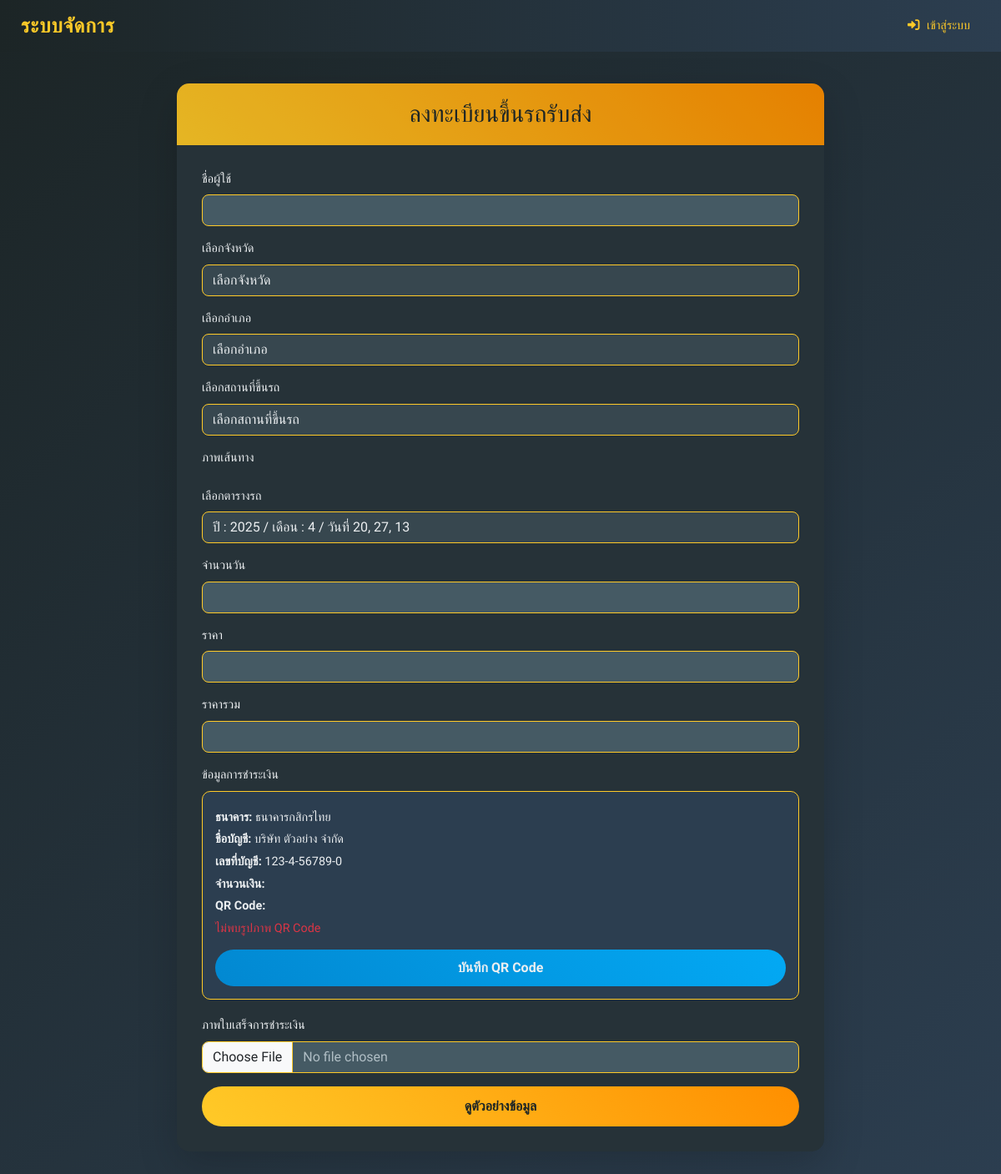
The app's page /Student/Booking/enrollment.php, older data.
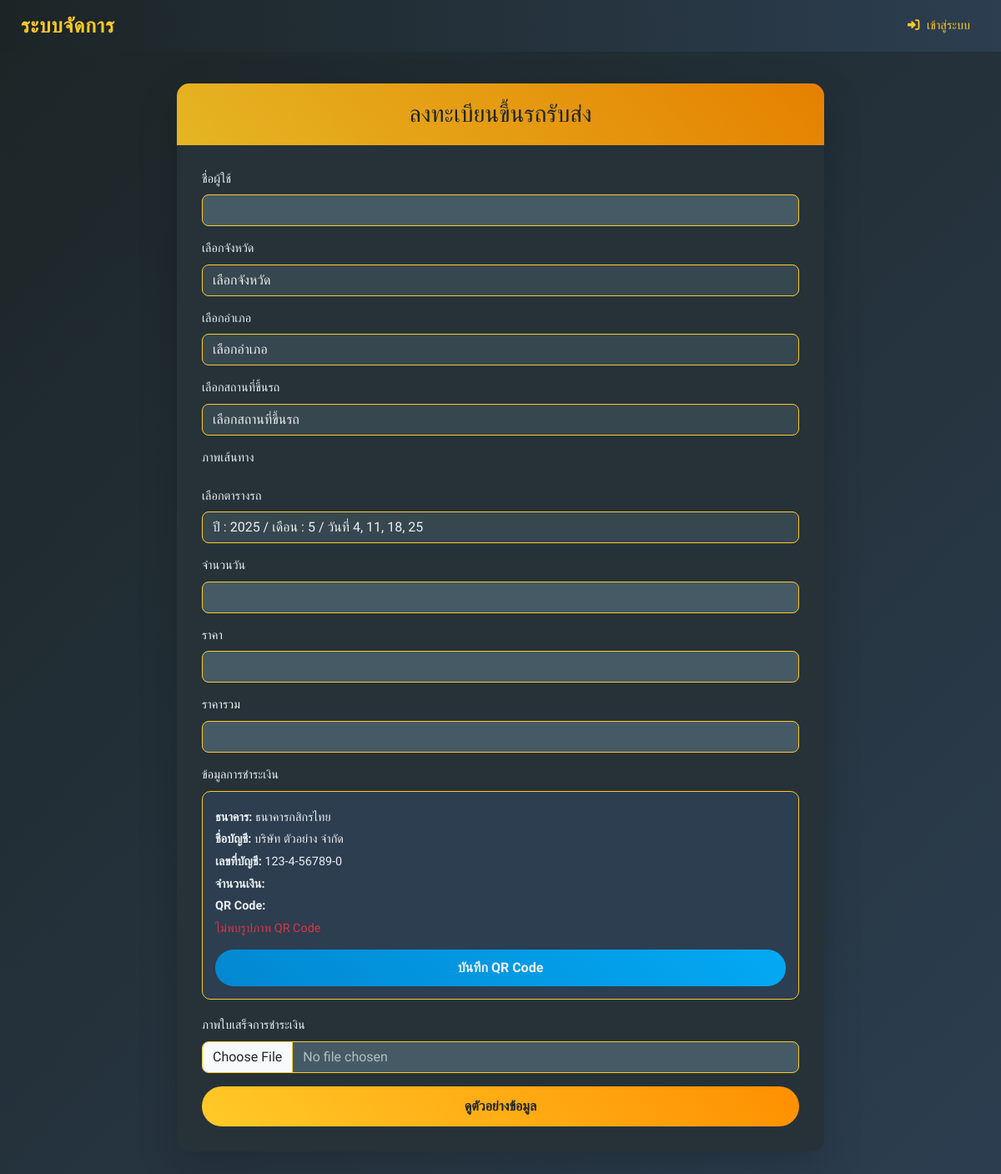
The same page, newer data.
### tables this page shows
CREATE TABLE `payment_info` (
  `id` int(11) NOT NULL,
  `bank_name` varchar(255) NOT NULL,
  `account_name` varchar(255) NOT NULL,
  `account_number` varchar(50) NOT NULL,
  `qr_code_path` varchar(255) NOT NULL,
  `created_at` timestamp NOT NULL DEFAULT current_timestamp(),
  `updated_at` timestamp NOT NULL DEFAULT current_timestamp() ON UPDATE current_timestamp()
);

### Student/Booking/condb.php (called while the page is built, shortened)
<?php
$servername = "localhost";
$username   = "root";
$password   = "";
$dbname     = "transport_management_system";
try {
    $conn = new PDO("mysql:host=$servername;dbname=$dbname", $username, $password);
    $conn->setAttribute(PDO::ATTR_ERRMODE, PDO::ERRMODE_EXCEPTION);
} catch (PDOException $e) {
    die("Connection failed: " . $e->getMessage());
}
$query_schedule  = "SELECT * FROM transport_schedule";
$result_schedule = $conn->query($query_schedule);

### Student/Booking/enrollment.php (the view, shortened to what the changed rows need)
<?php
require_once 'condb.php';
include_once 'navbar.php';
$stmt = $conn->prepare("SELECT * FROM payment_info WHERE id = 1");
$stmt->execute();
$payment_info = $stmt->fetch(PDO::FETCH_ASSOC);
if (!$payment_info) {
    $payment_info = [
        'bank_name' => 'ธนาคารกสิกรไทย',
        'account_name' => 'บริษัท ตัวอย่าง จำกัด',
        'account_number' => '123-4-56789-0',
        'qr_code_path' => 'imgQR/default-qr-code.png'
    ];
}
$qr_code_path = $payment_info['qr_code_path'];
$base_path = realpath(__DIR__ . '/../../admin');
$qr_code_full_path = $base_path . DIRECTORY_SEPARATOR . ltrim($qr_code_path, './');
$default_qr_path = $base_path . DIRECTORY_SEPARATOR . 'imgQR' . DIRECTORY_SEPARATOR . 'default-qr-code.png';
if (file_exists($qr_code_full_path)) {
    $encoded_path = implode('/', array_map('rawurlencode', explode('/', $qr_code_path)));
    $qr_code_display_path = '/project-tms/Transport_management_system/admin/' . $encoded_path;
} else {
    if (file_exists($default_qr_path)) {
        $qr_code_display_path = '/project-tms/Transport_management_system/admin/imgQR/default-qr-code.png';
        $payment_info['qr_code_path'] = 'imgQR/default-qr-code.png';
    } else {
        $qr_code_display_path = '';
        $payment_info['qr_code_path'] = 'imgQR/default-qr-code.png';
    }
}
?>
<!DOCTYPE html>
<html lang="th">
<head>
    <link href="https://cdn.jsdelivr.net/npm/bootstrap@5.3.0-alpha1/dist/css/bootstrap.min.css" rel="stylesheet">
    <link rel="stylesheet" href="https://cdnjs.cloudflare.com/ajax/libs/font-awesome/6.0.0-beta3/css/all.min.css">
</head>
<body>
<div class="container">
    <div class="card shadow-lg">
        <div class="card-body">
            <form id="registration-form" action="enrollment_db.php" method="POST" enctype="multipart/form-data">
                <div class="mb-3">
                    <label class="form-label">เลือกตารางรถ</label>
                    <select name="schedule" class="form-select" id="schedule" required>
                        <?php while ($schedule = $result_schedule->fetch(PDO::FETCH_ASSOC)): ?>
                            <option value="<?php echo $schedule['id']; ?>" data-num-of-days="<?php echo $schedule['num_of_days']; ?>">
                                <?php echo 'ปี : ' . $schedule['year'] . ' / เดือน : ' . $schedule['month'] . ' / วันที่ ' . $schedule['available_dates']; ?>
                            </option>
                        <?php endwhile; ?>
                    </select>
                </div>
                <div class="mb-3">
                    <div class="payment-info">
                        <p><strong>ธนาคาร:</strong> <?php echo htmlspecialchars($payment_info['bank_name']); ?></p>
                        <p><strong>ชื่อบัญชี:</strong> <?php echo htmlspecialchars($payment_info['account_name']); ?></p>
                        <p><strong>เลขที่บัญชี:</strong> <?php echo htmlspecialchars($payment_info['account_number']); ?></p>
                        <p><strong>จำนวนเงิน:</strong> <span id="payment-amount"></span></p>
                        <p><strong>QR Code:</strong></p>
                        <?php if (!empty($qr_code_display_path)): ?>
                            <img src="<?php echo htmlspecialchars($qr_code_display_path); ?>" alt="QR Code">
                        <?php else: ?>
                            <p style="color: #dc3545;">ไม่พบรูปภาพ QR Code</p>
                        <?php endif; ?>
                        <button type="button" class="btn btn-download w-100" id="download-qr-btn">บันทึก QR Code</button>
                    </div>
                </div>
            </form>
        </div>
    </div>
</div>
</body>
</html>

Row changes from the older to the newer data that the page shows:
added payment_info: bank_name "ธนาคารกสิกรไทย", account_name "บริษัท ตัวอย่าง จำกัด", account_number "123-4-56789-0"
Text that changed along with them:
form field schedule: "ปี : 2025 / เดือน : 4 / วันที่ 20, 27, 13" → "ปี : 2025 / เดือน : 5 / วันที่ 4, 11, 18, 25"
$payment_info['bank_name']: "ธนาคารกสิกรไทย" → (not shown)
$payment_info['account_name']: "บริษัท ตัวอย่าง จำกัด" → (not shown)
$payment_info['account_number']: "123-4-56789-0" → (not shown)
